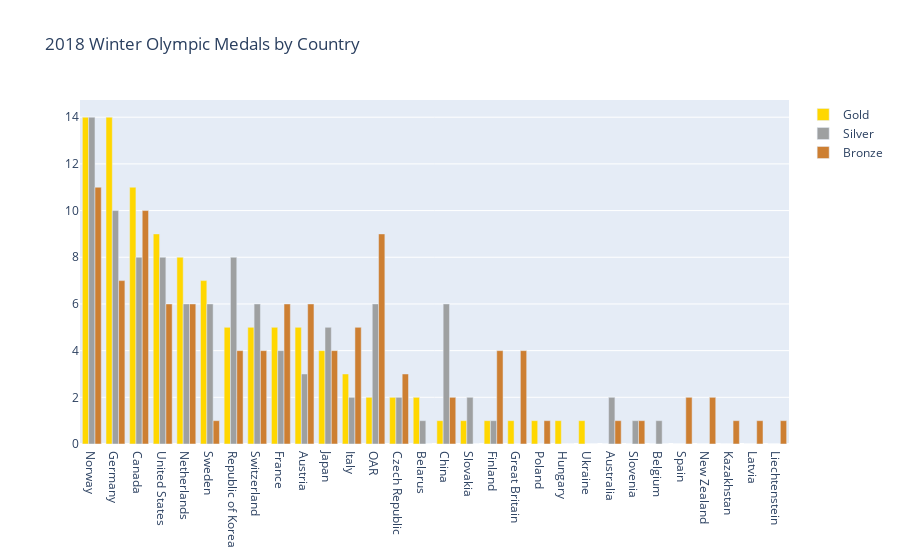

Source (notebook cell):
### Code cell
trace1 = go.Bar(
    x=df_olympic['NOC'],  # NOC stands for the National Olympic Committee
    y=df_olympic['Gold'],
    name = 'Gold',
    marker=dict(color='#FFD700') # set the marker color to gold
)

# trace2 - silver medals
trace2 = go.Bar(
    x=df_olympic['NOC'],
    y=df_olympic['Silver'],
    name='Silver',
    marker=dict(color='#9EA0A1') # set the marker color to silver
)

# trace3 - bronze medals
trace3 = go.Bar(
    x=df_olympic['NOC'],
    y=df_olympic['Bronze'],
    name='Bronze',
    marker=dict(color='#CD7F32') # set the marker color to bronze
)

# create the data
data = [trace1, trace2, trace3]

# create the layout
layout = go.Layout(
    title='2018 Winter Olympic Medals by Country'
)

# create the figure
fig = go.Figure(data=data, layout=layout)
fig.show()

### Figure 1 — Plotly figure (JSON) as saved in the notebook; plotly's stock layout.template omitted (floating-point values rounded to 4 significant figures)
{"data": [{"marker": {"color": "#FFD700"}, "name": "Gold", "type": "bar", "x": ["Norway", "Germany", "Canada", "United States", "Netherlands", "Sweden", "Republic of Korea", "Switzerland", "France", "Austria", "Japan", "Italy", "OAR", "Czech Republic", "Belarus", "China", "Slovakia", "Finland", "Great Britain", "Poland", "Hungary", "Ukraine", "Australia", "Slovenia", "Belgium", "Spain", "New Zealand", "Kazakhstan", "Latvia", "Liechtenstein"], "y": [14, 14, 11, 9, 8, 7, 5, 5, 5, 5, 4, 3, 2, 2, 2, 1, 1, 1, 1, 1, 1, 1, 0, 0, 0, 0, 0, 0, 0, 0]}, {"marker": {"color": "#9EA0A1"}, "name": "Silver", "type": "bar", "x": ["Norway", "Germany", "Canada", "United States", "Netherlands", "Sweden", "Republic of Korea", "Switzerland", "France", "Austria", "Japan", "Italy", "OAR", "Czech Republic", "Belarus", "China", "Slovakia", "Finland", "Great Britain", "Poland", "Hungary", "Ukraine", "Australia", "Slovenia", "Belgium", "Spain", "New Zealand", "Kazakhstan", "Latvia", "Liechtenstein"], "y": [14, 10, 8, 8, 6, 6, 8, 6, 4, 3, 5, 2, 6, 2, 1, 6, 2, 1, 0, 0, 0, 0, 2, 1, 1, 0, 0, 0, 0, 0]}, {"marker": {"color": "#CD7F32"}, "name": "Bronze", "type": "bar", "x": ["Norway", "Germany", "Canada", "United States", "Netherlands", "Sweden", "Republic of Korea", "Switzerland", "France", "Austria", "Japan", "Italy", "OAR", "Czech Republic", "Belarus", "China", "Slovakia", "Finland", "Great Britain", "Poland", "Hungary", "Ukraine", "Australia", "Slovenia", "Belgium", "Spain", "New Zealand", "Kazakhstan", "Latvia", "Liechtenstein"], "y": [11, 7, 10, 6, 6, 1, 4, 4, 6, 6, 4, 5, 9, 3, 0, 2, 0, 4, 4, 1, 0, 0, 1, 1, 0, 2, 2, 1, 1, 1]}], "layout": {"title": {"text": "2018 Winter Olympic Medals by Country"}}}
